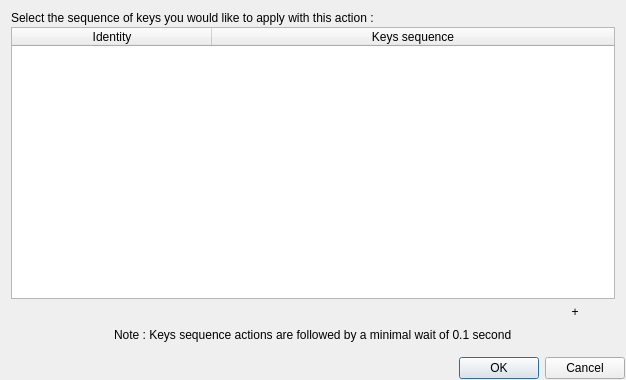
<?xml version="1.0" encoding="UTF-8"?>
<ui version="4.0">
 <class>CreateKeysSequenceActionDialog</class>
 <widget class="QDialog" name="CreateKeysSequenceActionDialog">
  <property name="geometry">
   <rect>
    <x>0</x>
    <y>0</y>
    <width>626</width>
    <height>380</height>
   </rect>
  </property>
  <property name="windowTitle">
   <string>Create/Edit a Keys Sequence Action</string>
  </property>
  <layout class="QVBoxLayout" name="verticalLayout">
   <property name="spacing">
    <number>2</number>
   </property>
   <property name="leftMargin">
    <number>1</number>
   </property>
   <property name="topMargin">
    <number>1</number>
   </property>
   <property name="rightMargin">
    <number>1</number>
   </property>
   <property name="bottomMargin">
    <number>1</number>
   </property>
   <item>
    <layout class="QGridLayout" name="gridLayout">
     <property name="spacing">
      <number>2</number>
     </property>
     <item row="1" column="0">
      <spacer name="horizontalSpacer">
       <property name="orientation">
        <enum>Qt::Orientation::Horizontal</enum>
       </property>
       <property name="sizeType">
        <enum>QSizePolicy::Policy::Minimum</enum>
       </property>
       <property name="sizeHint" stdset="0">
        <size>
         <width>10</width>
         <height>10</height>
        </size>
       </property>
      </spacer>
     </item>
     <item row="1" column="1">
      <widget class="QLabel" name="label">
       <property name="text">
        <string>Select the sequence of keys you would like to apply with this action :</string>
       </property>
      </widget>
     </item>
     <item row="1" column="2">
      <spacer name="horizontalSpacer_2">
       <property name="orientation">
        <enum>Qt::Orientation::Horizontal</enum>
       </property>
       <property name="sizeType">
        <enum>QSizePolicy::Policy::Minimum</enum>
       </property>
       <property name="sizeHint" stdset="0">
        <size>
         <width>10</width>
         <height>10</height>
        </size>
       </property>
      </spacer>
     </item>
     <item row="0" column="0">
      <spacer name="verticalSpacer">
       <property name="orientation">
        <enum>Qt::Orientation::Vertical</enum>
       </property>
       <property name="sizeType">
        <enum>QSizePolicy::Policy::Minimum</enum>
       </property>
       <property name="sizeHint" stdset="0">
        <size>
         <width>10</width>
         <height>10</height>
        </size>
       </property>
      </spacer>
     </item>
     <item row="3" column="1">
      <layout class="QHBoxLayout" name="horizontalLayout_3">
       <property name="spacing">
        <number>2</number>
       </property>
       <property name="topMargin">
        <number>0</number>
       </property>
       <item>
        <spacer name="horizontalSpacer_6">
         <property name="orientation">
          <enum>Qt::Orientation::Horizontal</enum>
         </property>
         <property name="sizeHint" stdset="0">
          <size>
           <width>40</width>
           <height>20</height>
          </size>
         </property>
        </spacer>
       </item>
       <item>
        <widget class="QPushButton" name="addKeysSequenceButton">
         <property name="text">
          <string notr="true">+</string>
         </property>
         <property name="flat">
          <bool>true</bool>
         </property>
        </widget>
       </item>
      </layout>
     </item>
     <item row="2" column="1">
      <widget class="KeysSequencesTableWidget" name="tableWidget">
       <property name="focusPolicy">
        <enum>Qt::FocusPolicy::StrongFocus</enum>
       </property>
       <property name="editTriggers">
        <set>QAbstractItemView::EditTrigger::NoEditTriggers</set>
       </property>
       <property name="tabKeyNavigation">
        <bool>true</bool>
       </property>
       <property name="showDropIndicator" stdset="0">
        <bool>true</bool>
       </property>
       <property name="dragDropOverwriteMode">
        <bool>false</bool>
       </property>
       <property name="alternatingRowColors">
        <bool>true</bool>
       </property>
       <property name="selectionMode">
        <enum>QAbstractItemView::SelectionMode::SingleSelection</enum>
       </property>
       <property name="selectionBehavior">
        <enum>QAbstractItemView::SelectionBehavior::SelectRows</enum>
       </property>
       <attribute name="horizontalHeaderMinimumSectionSize">
        <number>64</number>
       </attribute>
       <attribute name="horizontalHeaderDefaultSectionSize">
        <number>200</number>
       </attribute>
       <attribute name="horizontalHeaderStretchLastSection">
        <bool>true</bool>
       </attribute>
       <attribute name="verticalHeaderVisible">
        <bool>false</bool>
       </attribute>
       <column>
        <property name="text">
         <string>Identity</string>
        </property>
       </column>
       <column>
        <property name="text">
         <string>Keys sequence</string>
        </property>
       </column>
      </widget>
     </item>
     <item row="5" column="1">
      <spacer name="verticalSpacer_2">
       <property name="orientation">
        <enum>Qt::Orientation::Vertical</enum>
       </property>
       <property name="sizeType">
        <enum>QSizePolicy::Policy::Minimum</enum>
       </property>
       <property name="sizeHint" stdset="0">
        <size>
         <width>10</width>
         <height>10</height>
        </size>
       </property>
      </spacer>
     </item>
     <item row="4" column="1">
      <layout class="QHBoxLayout" name="horizontalLayout_2">
       <property name="topMargin">
        <number>0</number>
       </property>
       <item>
        <spacer name="horizontalSpacer_5">
         <property name="orientation">
          <enum>Qt::Orientation::Horizontal</enum>
         </property>
         <property name="sizeType">
          <enum>QSizePolicy::Policy::Expanding</enum>
         </property>
         <property name="sizeHint" stdset="0">
          <size>
           <width>40</width>
           <height>20</height>
          </size>
         </property>
        </spacer>
       </item>
       <item>
        <widget class="QLabel" name="label_3">
         <property name="text">
          <string>Note : Keys sequence actions are followed by a minimal wait of 0.1 second</string>
         </property>
        </widget>
       </item>
       <item>
        <spacer name="horizontalSpacer_7">
         <property name="orientation">
          <enum>Qt::Orientation::Horizontal</enum>
         </property>
         <property name="sizeType">
          <enum>QSizePolicy::Policy::Expanding</enum>
         </property>
         <property name="sizeHint" stdset="0">
          <size>
           <width>40</width>
           <height>20</height>
          </size>
         </property>
        </spacer>
       </item>
      </layout>
     </item>
    </layout>
   </item>
   <item>
    <widget class="QDialogButtonBox" name="buttonBox">
     <property name="orientation">
      <enum>Qt::Orientation::Horizontal</enum>
     </property>
     <property name="standardButtons">
      <set>QDialogButtonBox::StandardButton::Cancel|QDialogButtonBox::StandardButton::Ok</set>
     </property>
    </widget>
   </item>
  </layout>
 </widget>
 <customwidgets>
  <customwidget>
   <class>KeysSequencesTableWidget</class>
   <extends>QTableWidget</extends>
   <header location="global">ui/tablewidgets/KeysSequencesTableWidget.h</header>
  </customwidget>
 </customwidgets>
 <resources/>
 <connections>
  <connection>
   <sender>buttonBox</sender>
   <signal>accepted()</signal>
   <receiver>CreateKeysSequenceActionDialog</receiver>
   <slot>accept()</slot>
   <hints>
    <hint type="sourcelabel">
     <x>248</x>
     <y>254</y>
    </hint>
    <hint type="destinationlabel">
     <x>157</x>
     <y>274</y>
    </hint>
   </hints>
  </connection>
  <connection>
   <sender>buttonBox</sender>
   <signal>rejected()</signal>
   <receiver>CreateKeysSequenceActionDialog</receiver>
   <slot>reject()</slot>
   <hints>
    <hint type="sourcelabel">
     <x>316</x>
     <y>260</y>
    </hint>
    <hint type="destinationlabel">
     <x>286</x>
     <y>274</y>
    </hint>
   </hints>
  </connection>
 </connections>
</ui>
